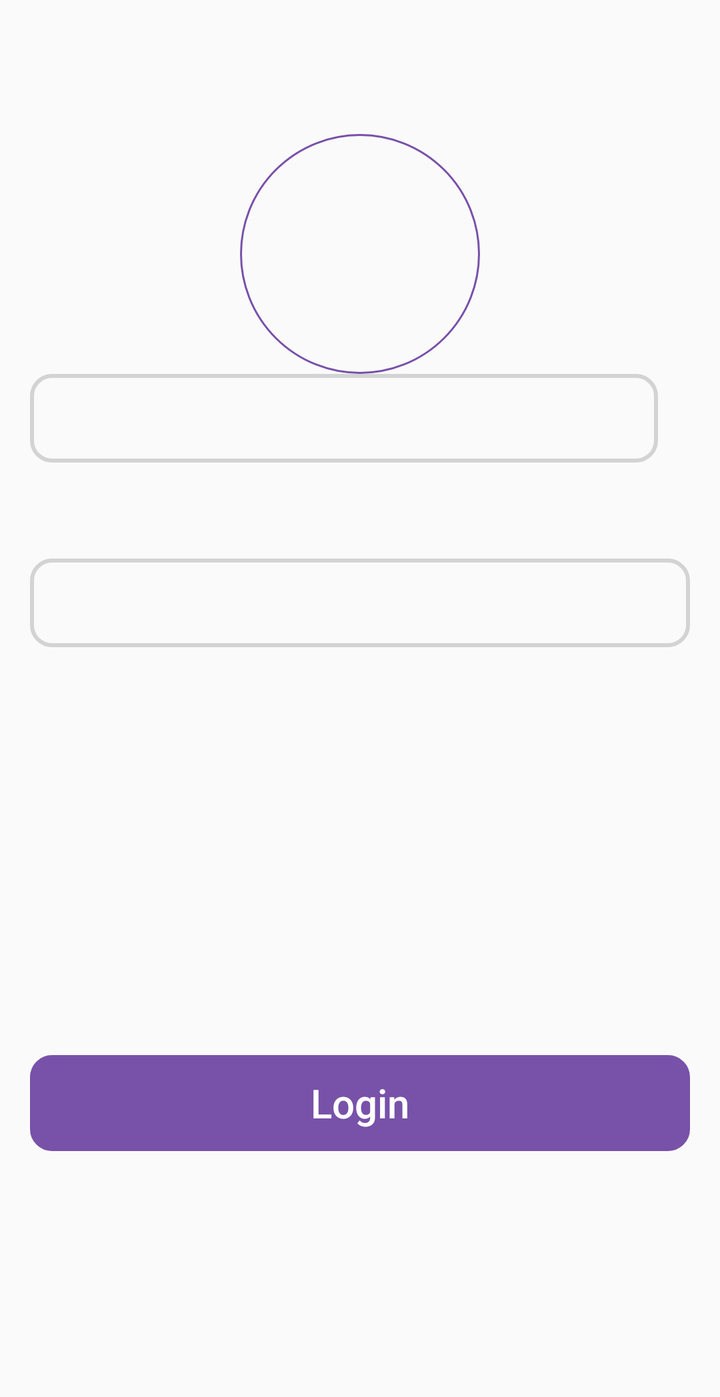
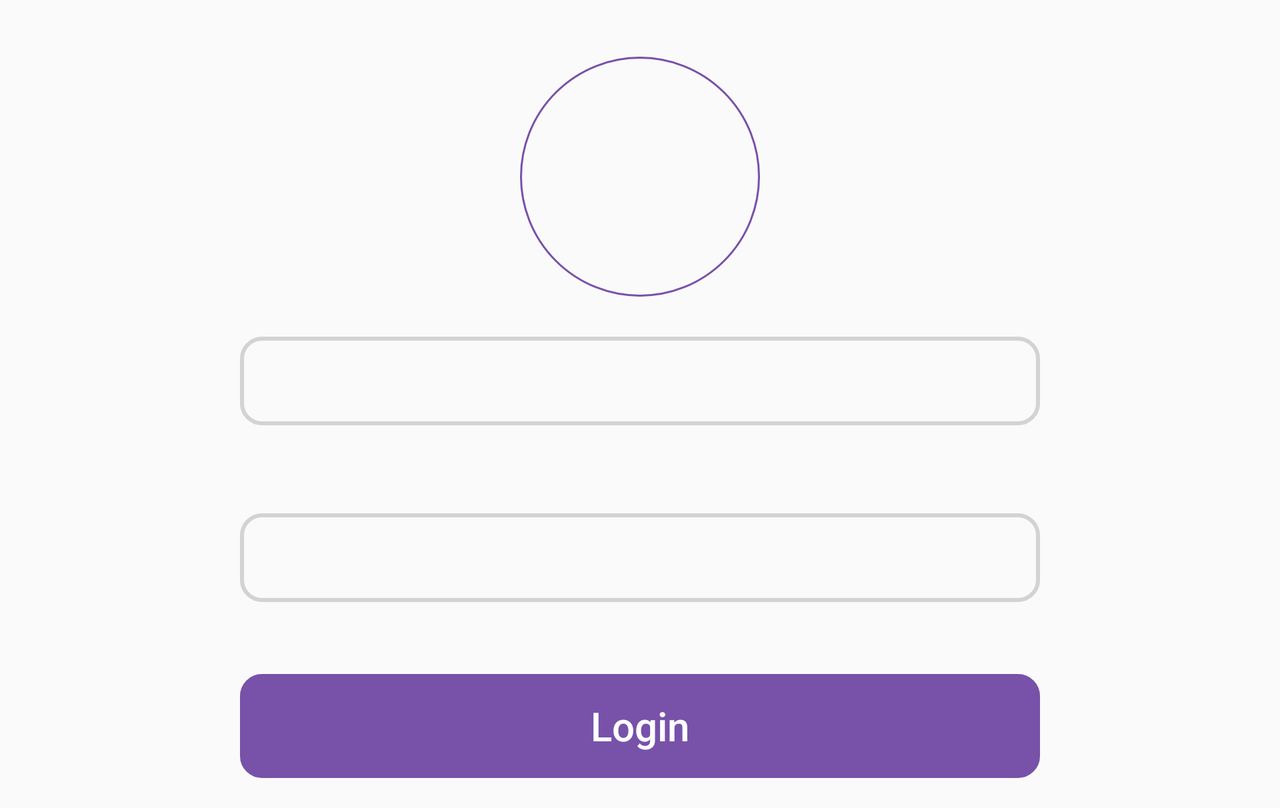

Compare how this app lays out the same screen by default and in its alternative resource folder. The renders come first, then the two layout files and the values they reference.
<!-- AndroidManifest.xml: activity theme AppTheme.NoActionBar -->
<!-- res/layout/activity_main.xml -->
<?xml version="1.0" encoding="utf-8"?>
<androidx.core.widget.NestedScrollView xmlns:android="http://schemas.android.com/apk/res/android"
    xmlns:app="http://schemas.android.com/apk/res-auto"
    xmlns:tools="http://schemas.android.com/tools"
    android:layout_width="match_parent"
    android:layout_height="match_parent"
    android:padding="15dp"
    android:fillViewport="true"
    tools:context=".MainActivity">

<androidx.constraintlayout.widget.ConstraintLayout
    android:layout_width="match_parent"
    android:layout_height="match_parent">

    <ImageView
        android:id="@+id/imageView"
        android:layout_width="120dp"
        android:layout_height="120dp"
        android:layout_marginTop="52dp"
        android:background="@drawable/logo_border"
        android:padding="10dp"
        app:layout_constraintBottom_toTopOf="@+id/editText2"
        app:layout_constraintEnd_toEndOf="parent"
        app:layout_constraintStart_toStartOf="parent"
        app:layout_constraintTop_toTopOf="parent"
        app:layout_constraintVertical_bias="0.0" />

    <EditText
        android:id="@+id/editText"
        android:layout_width="match_parent"
        android:layout_height="wrap_content"
        android:layout_marginBottom="360dp"
        android:background="@drawable/editext_border"
        android:ems="10"
        android:inputType="textEmailAddress"
        android:paddingTop="10dp"
        android:paddingBottom="10dp"
        app:layout_constraintBottom_toBottomOf="parent"
        app:layout_constraintEnd_toEndOf="parent"
        app:layout_constraintHorizontal_bias="0.0"
        app:layout_constraintStart_toStartOf="parent" />

    <EditText
        android:id="@+id/editText2"
        android:layout_width="match_parent"
        android:layout_height="wrap_content"
        android:layout_marginEnd="16dp"
        android:layout_marginBottom="48dp"
        android:background="@drawable/editext_border"
        android:ems="10"
        android:inputType="textPassword"
        android:paddingTop="10dp"
        android:paddingBottom="10dp"
        app:layout_constraintBottom_toTopOf="@+id/editText"
        app:layout_constraintEnd_toEndOf="parent"
        app:layout_constraintHorizontal_bias="0.0"
        app:layout_constraintStart_toStartOf="parent" />

    <Button
        android:id="@+id/btn_login"
        android:layout_width="match_parent"
        android:layout_height="wrap_content"
        android:layout_marginBottom="108dp"
        android:background="@drawable/editext_border"
        android:backgroundTint="#7851A9"
        android:text="Login"
        android:textAllCaps="false"
        android:textColor="#FFFF"
        android:textSize="20sp"
        app:layout_constraintBottom_toBottomOf="parent"
        app:layout_constraintEnd_toEndOf="parent"
        app:layout_constraintHorizontal_bias="0.0"
        app:layout_constraintStart_toStartOf="parent" />


</androidx.constraintlayout.widget.ConstraintLayout>
</androidx.core.widget.NestedScrollView>
<!-- resources referenced by this layout -->
<resources>
  <!-- drawable editext_border (drawable) -->
  <?xml version="1.0" encoding="utf-8"?>
  <shape xmlns:android="http://schemas.android.com/apk/res/android"
      android:shape="rectangle">
  
      <stroke android:width="2dp"
           android:color="#d3d3d3"/>
      <corners android:radius="10dp"/>
  
  </shape>
  <!-- drawable logo_border (drawable) -->
  <?xml version="1.0" encoding="utf-8"?>
  <shape xmlns:android="http://schemas.android.com/apk/res/android"
      android:shape="oval">
      <stroke android:width="1dp"
          android:color="#7851A9"/>
      <size
          android:width="120dp"
          android:height="120dp"/>
  
  </shape>
  <style name="AppTheme.NoActionBar" parent="Theme.MaterialComponents.Light.NoActionBar.Bridge">
          <item name="windowActionBar">false</item>
          <item name="windowNoTitle">true</item>
      </style>
</resources>
<!-- res/layout-land/activity_main.xml (the repository's variant of the layout above) -->
<!-- drawn on the phone turned sideways -->
<?xml version="1.0" encoding="utf-8"?>
<androidx.core.widget.NestedScrollView xmlns:android="http://schemas.android.com/apk/res/android"
    xmlns:app="http://schemas.android.com/apk/res-auto"
    xmlns:tools="http://schemas.android.com/tools"
    android:layout_width="match_parent"
    android:layout_height="match_parent"
    android:padding="15dp"
    android:fillViewport="true"
    tools:context=".MainActivity">

    <androidx.constraintlayout.widget.ConstraintLayout
        android:layout_width="match_parent"
        android:layout_height="match_parent">

        <ImageView
            android:id="@+id/imageView"
            android:layout_width="120dp"
            android:layout_height="120dp"
            android:layout_marginBottom="20dp"
            android:background="@drawable/logo_border"
            android:padding="10dp"
            app:layout_constraintBottom_toTopOf="@+id/editText2"
            app:layout_constraintEnd_toEndOf="parent"
            app:layout_constraintStart_toStartOf="parent" />

        <EditText
            android:id="@+id/editText"
            android:layout_width="400dp"
            android:layout_height="wrap_content"
            android:layout_marginBottom="88dp"
            android:background="@drawable/editext_border"
            android:ems="10"
            android:inputType="textEmailAddress"
            android:paddingTop="10dp"
            android:paddingBottom="10dp"
            app:layout_constraintBottom_toBottomOf="parent"
            app:layout_constraintEnd_toStartOf="@+id/guideline2"
            app:layout_constraintStart_toStartOf="@+id/guideline" />

        <EditText
            android:id="@+id/editText2"
            android:layout_width="400dp"
            android:layout_height="wrap_content"
            android:layout_marginBottom="44dp"
            android:background="@drawable/editext_border"
            android:ems="10"
            android:inputType="textPassword"
            android:paddingTop="10dp"
            android:paddingBottom="10dp"
            app:layout_constraintBottom_toTopOf="@+id/editText"
            app:layout_constraintEnd_toStartOf="@+id/guideline2"
            app:layout_constraintStart_toStartOf="@+id/guideline" />

        <Button
            android:id="@+id/btn_login"
            android:layout_width="400dp"
            android:layout_height="52dp"
            android:background="@drawable/editext_border"
            android:backgroundTint="#7851A9"
            android:text="Login"
            android:textAllCaps="false"
            android:textColor="#FFFF"
            android:textSize="20sp"
            app:layout_constraintBottom_toTopOf="@+id/guideline3"
            app:layout_constraintEnd_toStartOf="@+id/guideline2"
            app:layout_constraintStart_toStartOf="@+id/guideline" />

        <androidx.constraintlayout.widget.Guideline
            android:id="@+id/guideline"
            android:layout_width="wrap_content"
            android:layout_height="wrap_content"
            android:orientation="vertical"
            app:layout_constraintGuide_begin="90dp" />

        <androidx.constraintlayout.widget.Guideline
            android:id="@+id/guideline2"
            android:layout_width="wrap_content"
            android:layout_height="wrap_content"
            android:orientation="vertical"
            app:layout_constraintGuide_end="90dp" />

        <androidx.constraintlayout.widget.Guideline
            android:id="@+id/guideline3"
            android:layout_width="wrap_content"
            android:layout_height="wrap_content"
            android:orientation="horizontal"
            app:layout_constraintGuide_begin="374dp" />


    </androidx.constraintlayout.widget.ConstraintLayout>
</androidx.core.widget.NestedScrollView>
